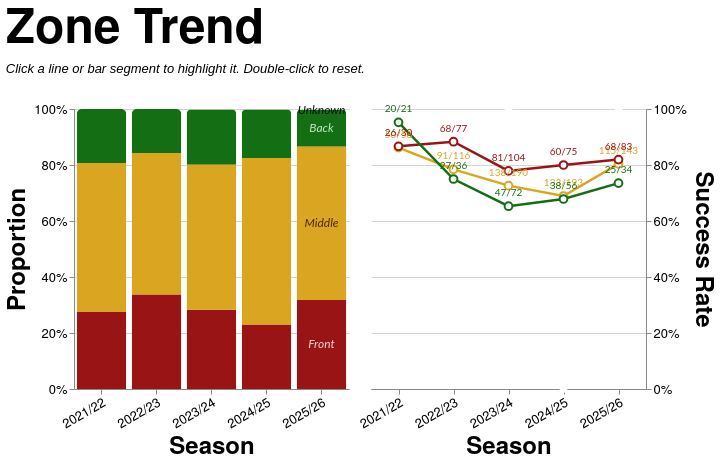

This figure's Vega-Lite source:
### Vega-Lite specification from a JSON file in a GitHub repository (floating-point values rounded to 4 significant figures; data arrays with more than 128 entries replaced by an {"elided": "..."} marker saying what was removed)
{"config": {"axis": {"labelFont": "PT Sans Narrow, Helvetica Neue, Helvetica, Arial, sans-serif", "titleFont": "PT Sans Narrow, Helvetica Neue, Helvetica, Arial, sans-serif", "labelFontSize": 13, "titleFontSize": 24, "gridColor": "#202947", "gridOpacity": 0.2, "zindex": 1}, "text": {"font": "Lato, sans-serif"}, "bar": {"cornerRadiusEnd": 5}, "header": {"labelFont": "PT Sans Narrow, Helvetica Neue, Helvetica, Arial, sans-serif", "titleFont": "PT Sans Narrow, Helvetica Neue, Helvetica, Arial, sans-serif", "labelFontSize": 24, "titleFontSize": 28, "labelFontWeight": "bold", "orient": "left"}, "legend": {"labelFont": "PT Sans Narrow, Helvetica Neue, Helvetica, Arial, sans-serif", "titleFont": "PT Sans Narrow, Helvetica Neue, Helvetica, Arial, sans-serif", "labelFontSize": 14, "titleFontSize": 16, "titlePadding": 5, "fillColor": "white", "strokeColor": "black", "padding": 10, "titleFontWeight": "lighter", "titleFontStyle": "italic", "titleColor": "gray", "offset": 10}, "title": {"font": "PT Sans Narrow, Helvetica Neue, Helvetica, Arial, sans-serif", "fontSize": 48, "fontWeight": "bold", "anchor": "start", "align": "center", "titlePadding": 20, "subtitlePadding": 10, "subtitleFontSize": 13, "subtitleColor": "", "subtitleFontStyle": "italic", "offset": 15, "color": "black"}, "axisX": {"labelAngle": 0}, "facet": {"title": null, "header": null, "align": {"row": "each", "column": "each"}}, "resolve": {"scale": {"y": "independent", "facet": "independent"}}, "background": "transparent", "scale": {"offsetBandPaddingOuter": 0.2, "offsetBandPaddingInner": 0.1}, "view": {"stroke": null, "background": "transparent"}}, "hconcat": [{"layer": [{"mark": {"type": "bar", "opacity": 0.85}, "encoding": {"color": {"field": "area", "legend": null, "scale": {"domain": ["Front", "Middle", "Back"], "range": ["#991515", "goldenrod", "#146f14"]}, "sort": ["Front", "Middle", "Back"], "type": "nominal"}, "opacity": {"condition": {"param": "param_11", "value": 1.0, "empty": true}, "value": 0.2}, "order": {"field": "stack_order", "sort": "ascending", "type": "quantitative"}, "stroke": {"value": "transparent"}, "tooltip": [{"field": "season", "title": "Season", "type": "nominal"}, {"field": "area", "title": "Zone", "type": "nominal"}, {"field": "attempts", "format": ",.0f", "title": "Attempts", "type": "quantitative"}, {"field": "won", "format": ",.0f", "title": "Won", "type": "quantitative"}, {"field": "success_rate", "format": ".1%", "title": "Success Rate", "type": "quantitative"}], "x": {"axis": {"labelAngle": -30}, "field": "season", "sort": ["2021/22", "2022/23", "2023/24", "2024/25", "2025/26"], "title": "Season", "type": "nominal"}, "y": {"axis": {"format": "%", "orient": "left"}, "field": "attempts", "stack": "normalize", "title": "Proportion", "type": "quantitative"}}, "name": "view_8", "transform": [{"filter": "(loSquad == 'All' || datum.squad == loSquad) && (loGameType == 'All' || (loGameType == 'League + Cup' && (datum.game_type == 'League' || datum.game_type == 'Cup')) || (loGameType == 'League only' && datum.game_type == 'League') || datum.game_type == loGameType) && (loThrower == 'All' || datum.thrower == loThrower) && (loJumper == 'All' || datum.jumper == loJumper) && (loNumbers == 'All' || datum.numbers == loNumbers)"}, {"aggregate": [{"op": "count", "as": "attempts"}, {"op": "sum", "field": "won", "as": "won"}], "groupby": ["season", "area"]}, {"calculate": "datum.won / datum.attempts", "as": "success_rate"}, {"calculate": "datum.won + '/' + datum.attempts", "as": "won_attempts_label"}, {"calculate": "datum.area == 'Front' ? 0 : datum.area == 'Middle' ? 1 : datum.area == 'Back' ? 2 : 999", "as": "stack_order"}]}, {"mark": {"type": "text", "align": "center", "baseline": "middle", "fontSize": 12, "fontStyle": "italic"}, "encoding": {"color": {"field": "text_label_color", "legend": null, "scale": null, "type": "nominal"}, "opacity": {"condition": {"param": "param_11", "value": 0.9, "empty": true}, "value": 0.3}, "text": {"field": "area", "type": "nominal"}, "x": {"axis": {"labelAngle": -30}, "field": "season", "sort": ["2021/22", "2022/23", "2023/24", "2024/25", "2025/26"], "title": "Season", "type": "nominal"}, "y": {"field": "mid_y", "scale": {"domain": [0, 1]}, "type": "quantitative"}}, "transform": [{"filter": "(loSquad == 'All' || datum.squad == loSquad) && (loGameType == 'All' || (loGameType == 'League + Cup' && (datum.game_type == 'League' || datum.game_type == 'Cup')) || (loGameType == 'League only' && datum.game_type == 'League') || datum.game_type == loGameType) && (loThrower == 'All' || datum.thrower == loThrower) && (loJumper == 'All' || datum.jumper == loJumper) && (loNumbers == 'All' || datum.numbers == loNumbers)"}, {"aggregate": [{"op": "count", "as": "attempts"}, {"op": "sum", "field": "won", "as": "won"}], "groupby": ["season", "area"]}, {"calculate": "datum.won / datum.attempts", "as": "success_rate"}, {"calculate": "datum.won + '/' + datum.attempts", "as": "won_attempts_label"}, {"calculate": "datum.area == 'Front' ? 0 : datum.area == 'Middle' ? 1 : datum.area == 'Back' ? 2 : 999", "as": "stack_order"}, {"joinaggregate": [{"op": "sum", "field": "attempts", "as": "season_total"}], "groupby": ["season"]}, {"calculate": "datum.attempts / datum.season_total", "as": "proportion"}, {"window": [{"op": "sum", "field": "proportion", "as": "cum_prop"}], "frame": [null, 0], "groupby": ["season"], "sort": [{"field": "stack_order", "order": "ascending"}]}, {"calculate": "datum.cum_prop - datum.proportion / 2", "as": "mid_y"}, {"calculate": "datum.area == 'Front' ? '#fce8e8' : datum.area == 'Middle' ? '#3d2000' : datum.area == 'Back' ? '#d4f5d4' : 'black'", "as": "text_label_color"}, {"calculate": "toNumber(split(datum.season, '/')[0])", "as": "season_order_num"}, {"window": [{"op": "row_number", "field": "", "as": "season_rank"}], "groupby": ["area"], "sort": [{"field": "season_order_num", "order": "descending"}]}, {"filter": "datum.season_rank == 1"}]}], "height": 280, "width": {"step": 55}}, {"layer": [{"mark": {"type": "line", "point": {"fill": "white", "filled": false, "size": 60}, "strokeWidth": 2.5}, "encoding": {"color": {"field": "area", "legend": null, "scale": {"domain": ["Front", "Middle", "Back"], "range": ["#991515", "goldenrod", "#146f14"]}, "sort": ["Front", "Middle", "Back"], "type": "nominal"}, "detail": {"field": "area", "type": "nominal"}, "opacity": {"condition": {"param": "param_11", "value": 1.0, "empty": true}, "value": 0.2}, "tooltip": [{"field": "season", "title": "Season", "type": "nominal"}, {"field": "area", "title": "Zone", "type": "nominal"}, {"field": "attempts", "format": ",.0f", "title": "Attempts", "type": "quantitative"}, {"field": "won", "format": ",.0f", "title": "Won", "type": "quantitative"}, {"field": "success_rate", "format": ".1%", "title": "Success Rate", "type": "quantitative"}], "x": {"axis": {"labelAngle": -30}, "field": "season", "sort": ["2021/22", "2022/23", "2023/24", "2024/25", "2025/26"], "title": "Season", "type": "nominal"}, "y": {"axis": {"format": "%", "orient": "right"}, "field": "success_rate", "scale": {"domainMax": 1, "nice": true}, "title": "Success Rate", "type": "quantitative"}}, "name": "view_9", "transform": [{"filter": "(loSquad == 'All' || datum.squad == loSquad) && (loGameType == 'All' || (loGameType == 'League + Cup' && (datum.game_type == 'League' || datum.game_type == 'Cup')) || (loGameType == 'League only' && datum.game_type == 'League') || datum.game_type == loGameType) && (loThrower == 'All' || datum.thrower == loThrower) && (loJumper == 'All' || datum.jumper == loJumper) && (loNumbers == 'All' || datum.numbers == loNumbers)"}, {"aggregate": [{"op": "count", "as": "attempts"}, {"op": "sum", "field": "won", "as": "won"}], "groupby": ["season", "area"]}, {"calculate": "datum.won / datum.attempts", "as": "success_rate"}, {"calculate": "datum.won + '/' + datum.attempts", "as": "won_attempts_label"}]}, {"mark": {"type": "text", "align": "center", "baseline": "bottom", "dy": -8, "fontSize": 10}, "encoding": {"color": {"field": "area", "legend": null, "scale": {"domain": ["Front", "Middle", "Back"], "range": ["#991515", "goldenrod", "#146f14"]}, "sort": ["Front", "Middle", "Back"], "type": "nominal"}, "detail": {"field": "area", "type": "nominal"}, "opacity": {"condition": {"param": "param_11", "value": 1.0, "empty": true}, "value": 0.2}, "text": {"field": "won_attempts_label", "type": "nominal"}, "x": {"axis": {"labelAngle": -30}, "field": "season", "sort": ["2021/22", "2022/23", "2023/24", "2024/25", "2025/26"], "title": "Season", "type": "nominal"}, "y": {"axis": {"format": "%", "orient": "right"}, "field": "success_rate", "scale": {"domainMax": 1, "nice": true}, "title": "Success Rate", "type": "quantitative"}}, "transform": [{"filter": "(loSquad == 'All' || datum.squad == loSquad) && (loGameType == 'All' || (loGameType == 'League + Cup' && (datum.game_type == 'League' || datum.game_type == 'Cup')) || (loGameType == 'League only' && datum.game_type == 'League') || datum.game_type == loGameType) && (loThrower == 'All' || datum.thrower == loThrower) && (loJumper == 'All' || datum.jumper == loJumper) && (loNumbers == 'All' || datum.numbers == loNumbers)"}, {"aggregate": [{"op": "count", "as": "attempts"}, {"op": "sum", "field": "won", "as": "won"}], "groupby": ["season", "area"]}, {"calculate": "datum.won / datum.attempts", "as": "success_rate"}, {"calculate": "datum.won + '/' + datum.attempts", "as": "won_attempts_label"}]}], "height": 280, "width": {"step": 55}}], "data": {"name": "data-6b9778bc6709336b9d08c793896102b2"}, "params": [{"name": "loSquad", "value": "All"}, {"name": "loSeason", "value": "All"}, {"name": "loGameType", "value": "All"}, {"name": "loThrower", "value": "All"}, {"name": "loJumper", "value": "All"}, {"name": "loArea", "value": "All"}, {"name": "loNumbers", "value": "All"}, {"name": "param_11", "select": {"type": "point", "clear": "dblclick", "fields": ["area"], "on": "click"}, "views": ["view_8", "view_9"]}], "resolve": {"scale": {"color": "shared"}}, "spacing": 8, "title": {"text": "Zone Trend", "subtitle": "Click a line or bar segment to highlight it. Double-click to reset."}, "$schema": "https://vega.github.io/schema/vega-lite/v5.20.1.json", "datasets": {"data-6b9778bc6709336b9d08c793896102b2": {"elided": "1291 records"}}}
